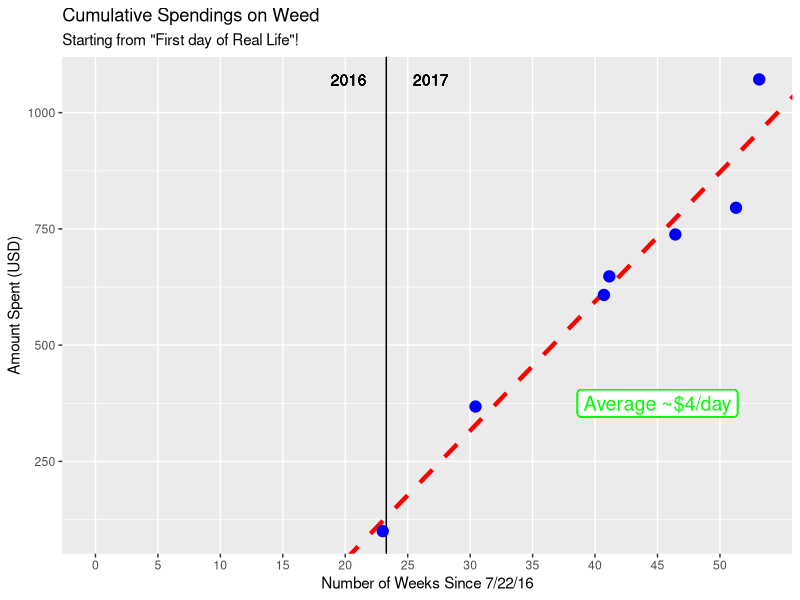
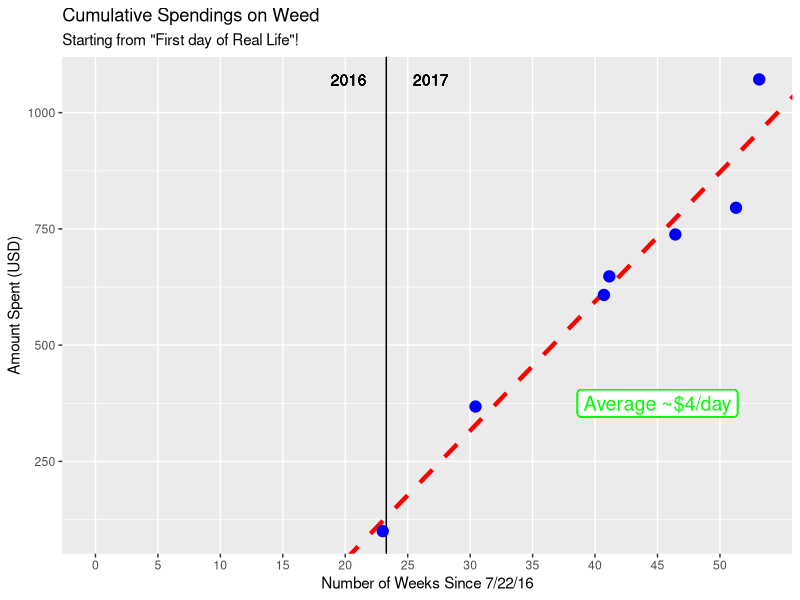

Write the R code that produced these figures, in order. (Note: this script raises an error after producing the figures.)
setwd("~/Developer/data-visualization-projects/WeedSpendings")

library(ggplot2)
library(stats)

# read data
data = read.csv("data.csv")
firstDate = as.Date("2016-07-22")

# modify data
data$card = NULL
data = data[order(data$date),]
data$total = cumsum(data$amount)
data$daysSince = as.numeric(as.Date(data$date) - rep(firstDate, length(data$date)))
data$daysSinceFirst = as.numeric(as.Date(data$date) - rep(as.Date(data$date[1]), length(data$date)))

# plot
plotData = data.frame(x0=data$daysSinceFirst, x1=data$daysSince, y=data$total)

xscale = seq(0,max(plotData$x1),5*7)
yscale = seq(0,max(plotData$y),250)

coeff = coefficients(lm(plotData$y~plotData$x1))
slope = coeff[2]
intercept = coeff[1]

numDaysNewYear = 163

ggplot(data=plotData) +
  geom_vline(xintercept=numDaysNewYear) +
  geom_text(x=numDaysNewYear+25, y=max(plotData$y), label="2017") +
  geom_text(x=numDaysNewYear-21, y=max(plotData$y), label="2016") +
  geom_abline(intercept = intercept, slope = slope, color="red", linetype="dashed", size=1.5) +
  geom_point(aes(x=x1, y=y), color="blue", size=3.5) +
  geom_label(x=45*7, y=375, label=paste0("Average ~$", round(slope,1), "/day"), color="green", size=5, label.size=0.5) +
  scale_x_continuous(limits=c(0,max(plotData$x1)), breaks=xscale, minor_breaks=NULL, labels=xscale/7) +
  scale_y_continuous(breaks=yscale, labels=yscale) +
  labs(
    title = "Cumulative Spendings on Weed",
    subtitle = "Starting from \"First day of Real Life\"!",
    x = "Number of Weeks Since 7/22/16",
    y = "Amount Spent (USD)"
  )
ggsave("plot.png", width=8, height=6, units="in", dpi=1000)

###############################################################################
# (Experimental) Fill Missing Rows
###############################################################################
fillRows = function(startDate, endDate, startVal, endVal, trim) {
  dates = seq(from=startDate, to=endDate, by=1)
  
  vals = rep(startVal, length(dates)-1)
  vals = c(vals, endVal)
  
  if (trim) {
    dates = dates[-1]
    vals = vals[-1]
  }
  
  temp = data.frame(date=dates, total=vals)
  temp
}

dataLong = data.frame(row.names = c("date", "total"))
for (i in 1:(length(data$date)-1)) {
  startDate = as.Date(data$date[i])
  endDate = as.Date(data$date[i+1])
  
  startVal = data[i,3]
  endVal = data[i+1,3]
  
  temp = c()
  if (i > 1) {
    temp = fillRows(startDate, endDate, startVal, endVal, TRUE)
  } else {
    temp = fillRows(startDate, endDate, startVal, endVal, FALSE)
  }
  dataLong = rbind(dataLong, temp)
}

# prepend start dates
firstDate = as.Date("2016-07-22")
firtVal = 0
startDate = as.Date(data[1,1])
startVal = data[1,3]
prepend = fillRows(firstDate, startDate, firtVal, startVal, FALSE)
prepend = prepend[-nrow(prepend),]
dataLong = rbind(prepend, dataLong)

# append end dates
endDate = as.Date(data[length(data$date),1])
endVal = data[length(data$date),3]
lastDate = today()
append = fillRows(endDate, lastDate, endVal, endVal, TRUE)
dataLong = rbind(dataLong, append)

# days since
dataLong$daysSince = 0:(nrow(dataLong)-1)
